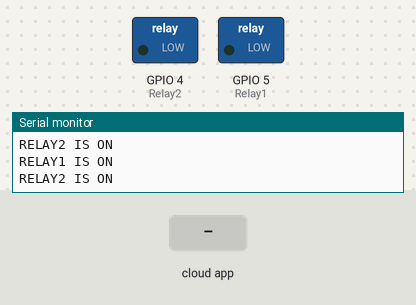
Bench run of a sketch on a simulated ESP8266 (NodeMCU). On the bench: switched loads named in the sketch (green lamp = pin HIGH), the last lines printed to the serial monitor. The test bench sets the inputs (shaded band). WiFi joins after 1.5 s; servers stay silent unless stated; the Firebase database answers and starts empty.

Above: at 2.8 s.
2.9 s: the phone or cloud app sets REL1 to 1
At 3.6 s:
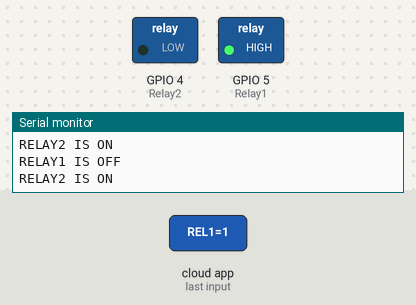
4.6 s: the phone or cloud app sets REL2 to 1
At 4.9 s:
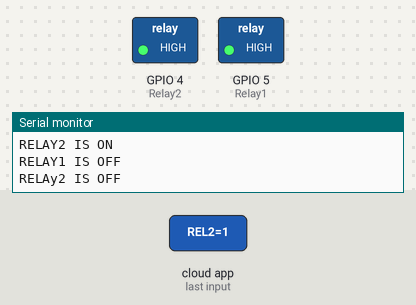
6.4 s: the phone or cloud app sets REL1 to 0
At 7.8 s:
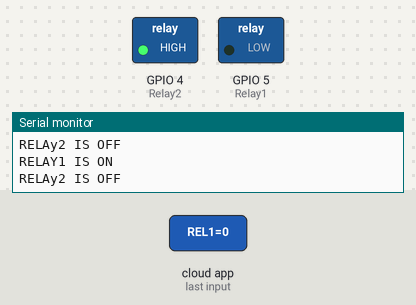
8.2 s: the phone or cloud app sets REL2 to 0
At 9.0 s:
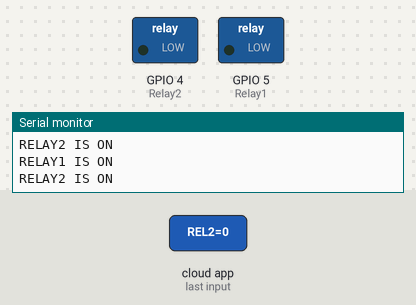
Timing chart, 0 to 10.7 s (numbered marks = the images above; inputs shaded):
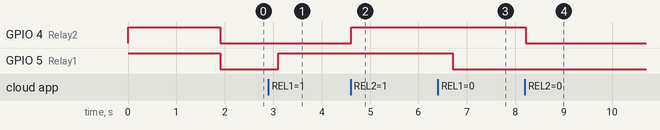

The sketch:

SH.ino
```cpp
#include <ESP8266WiFi.h>
#include <FirebaseArduino.h>

#define FIREBASE_HOST "********************"
#define FIREBASE_AUTH "************************************"
#define WIFI_SSID "********"
#define WIFI_PASSWORD "**********"

#define Relay1 5 //D1 LED
#define Relay2 4 //D2 FAN

int rel1,rel2,relauto,sen1,sen2,sen3;

void setup() {
  Serial.begin(115200);
  pinMode(Relay1,OUTPUT);
  pinMode(Relay2,OUTPUT);
  digitalWrite(Relay1,HIGH);
  digitalWrite(Relay2,HIGH);
  WiFi.begin(WIFI_SSID,WIFI_PASSWORD);
  Serial.print("connecting");
  while (WiFi.status()!=WL_CONNECTED){
    Serial.print(".");
    delay(500);
  }
  Serial.println();
  Serial.print("Connected");
  Serial.println("IP Address:");
  Serial.println(WiFi.localIP());

  Firebase.begin(FIREBASE_HOST,FIREBASE_AUTH);
  delay(100);
}

void firebaseconnect(){
  Serial.println("Trying To Reconnect");
  Firebase.begin(FIREBASE_HOST,FIREBASE_AUTH);
}

void loop() {
  if(Firebase.failed()){
    Serial.println("setting up failed!!!");
    Serial.println(Firebase.error());
  }
  rel1 = Firebase.getString("REL1").toInt();
  rel2 = Firebase.getString("REL2").toInt();

  if(rel1 == 0){
    digitalWrite(Relay1,LOW);
    Serial.println("RELAY1 IS ON");
  }else{
    digitalWrite(Relay1,HIGH);
    Serial.println("RELAY1 IS OFF");
  }
  if(rel2 == 0){
    digitalWrite(Relay2,LOW);
    Serial.println("RELAY2 IS ON");
  }else{
     digitalWrite(Relay2,HIGH);
    Serial.println("RELAy2 IS OFF");
  }
}
```

Measured:
- after the input at 2.9 s, GPIO 5 (Relay1): LOW → HIGH after 0.20 s
- after the input at 4.6 s, GPIO 4 (Relay2): LOW → HIGH at once
- after the input at 6.4 s, GPIO 5 (Relay1): HIGH → LOW after 0.31 s
- after the input at 8.2 s, GPIO 4 (Relay2): HIGH → LOW at once
